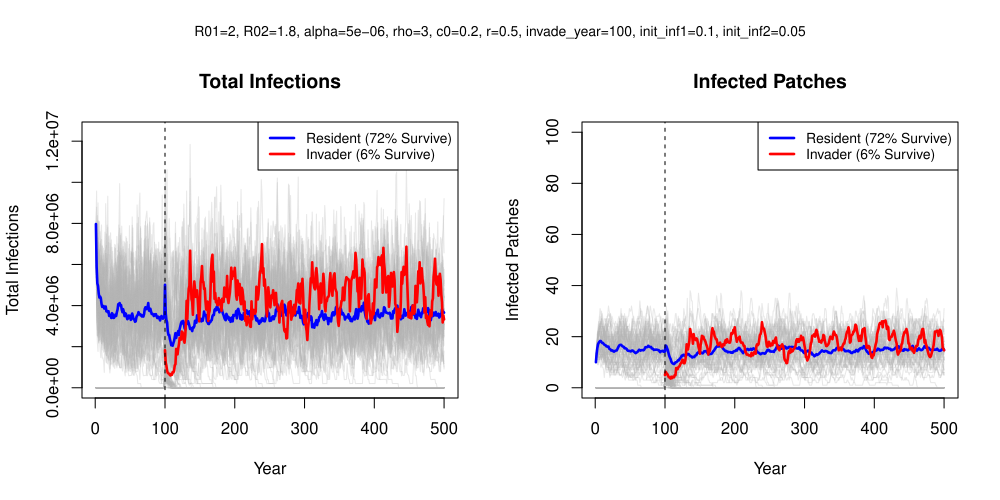

Generate this figure with R:
library(burnout) 
source("simulation_funs.R")

## if profiling
## Rprof()

test_params <- list(
  n_patches = 100,
  n_years = 500,    
  K = 1e6,
  r = 0.5,
  c0 = 0.2,              
  nu = 5,                
  rho = 3,               
  alpha = 5e-6,          
  R01 = 2.0,             
  R02 = 1.8,            
  invade_year = 100,     
  initial_inf_ratio_1 = 0.1,
  initial_inf_ratio_2 = 0.05,
  coinf_approx = "polyfit"
)

nsim <- 50

all_total_inf1 <- matrix(0, nrow = test_params$n_years, ncol = nsim)
all_total_inf2 <- matrix(0, nrow = test_params$n_years, ncol = nsim)
all_patches1 <- matrix(0, nrow = test_params$n_years, ncol = nsim)
all_patches2 <- matrix(0, nrow = test_params$n_years, ncol = nsim)

cat(sprintf("Running %d simulations...\n", nsim))

for (i in 1:nsim) {
  set.seed(123 + i) 
  result <- do.call(simulate_metapopulation_2strain, test_params)
  all_total_inf1[, i] <- result$total_inf1
  all_total_inf2[, i] <- result$total_inf2
  all_patches1[, i] <- colSums(result$I1)
  all_patches2[, i] <- colSums(result$I2)
}

extinct_years1 <- apply(all_patches1, 2, function(col) {
  idx <- which(col == 0)
  if (length(idx) > 0) return(idx[1]) else return(NA_integer_)
})
persist_rate1 <- sum(is.na(extinct_years1)) / nsim

extinct_years2 <- apply(all_patches2, 2, function(col) {
  idx <- which(col == 0 & seq_along(col) > test_params$invade_year)
  if (length(idx) > 0) return(idx[1]) else return(NA_integer_)
})
persist_rate2 <- sum(is.na(extinct_years2)) / nsim

cat(sprintf("Resident Persistence Rate: %.1f%%\n", persist_rate1 * 100))
cat(sprintf("Invader Persistence Rate:  %.1f%%\n", persist_rate2 * 100))

inf1_cond <- all_total_inf1
inf1_cond[all_patches1 == 0] <- NA 
avg_total_inf1 <- rowMeans(inf1_cond, na.rm = TRUE)

patches1_cond <- all_patches1
patches1_cond[all_patches1 == 0] <- NA
avg_patches1 <- rowMeans(patches1_cond, na.rm = TRUE)

inf2_cond <- all_total_inf2
inf2_cond[all_patches2 == 0] <- NA 
avg_total_inf2 <- rowMeans(inf2_cond, na.rm = TRUE)

patches2_cond <- all_patches2
patches2_cond[all_patches2 == 0] <- NA
avg_patches2 <- rowMeans(patches2_cond, na.rm = TRUE)

pdf("two_strain_test.pdf", width = 10, height = 5)
par(mfrow = c(1, 2), oma = c(0, 0, 2, 0))

leg_text1 <- sprintf("Resident (%.0f%% Survive)", persist_rate1 * 100)
leg_text2 <- sprintf("Invader (%.0f%% Survive)", persist_rate2 * 100)

y_max_inf <- max(c(all_total_inf1, all_total_inf2), na.rm = TRUE) * 1.05

plot(NULL, xlim = c(1, test_params$n_years), ylim = c(0, y_max_inf),
     xlab = "Year", ylab = "Total Infections", main = "Total Infections")

for (i in 1:nsim) {
  lines(all_total_inf1[, i], col = rgb(0.7, 0.7, 0.7, 0.3)) 
  lines(all_total_inf2[, i], col = rgb(0.7, 0.7, 0.7, 0.3)) 
}

lines(avg_total_inf1, col = "blue", lwd = 2.5)
lines(avg_total_inf2, col = "red", lwd = 2.5)
abline(v = test_params$invade_year, col = "black", lty = 2)

legend("topright", 
       legend = c(leg_text1, leg_text2), 
       col = c("blue", "red"), 
       lwd = c(2.5, 2.5), 
       lty = c(1, 1),
       cex = 0.8, bg = "white")

plot(NULL, xlim = c(1, test_params$n_years), ylim = c(0, test_params$n_patches),
     xlab = "Year", ylab = "Infected Patches", main = "Infected Patches")

for (i in 1:nsim) {
  lines(all_patches1[, i], col = rgb(0.7, 0.7, 0.7, 0.3)) 
  lines(all_patches2[, i], col = rgb(0.7, 0.7, 0.7, 0.3)) 
}

lines(avg_patches1, col = "blue", lwd = 2.5)
lines(avg_patches2, col = "red", lwd = 2.5)
abline(v = test_params$invade_year, col = "black", lty = 2)

legend("topright", 
       legend = c(leg_text1, leg_text2), 
       col = c("blue", "red"), 
       lwd = c(2.5, 2.5), 
       lty = c(1, 1),
       cex = 0.8, bg = "white")

param_text <- paste0(
  "R01=", test_params$R01, ", R02=", test_params$R02,
  ", alpha=", test_params$alpha, ", rho=", test_params$rho,
  ", c0=", test_params$c0, ", r=", test_params$r,
  ", invade_year=", test_params$invade_year,
  ", init_inf1=", test_params$initial_inf_ratio_1,
  ", init_inf2=", test_params$initial_inf_ratio_2
)
mtext(param_text, side = 3, outer = TRUE, cex = 0.8, line = 0)

par(mfrow = c(1, 1))
dev.off()
